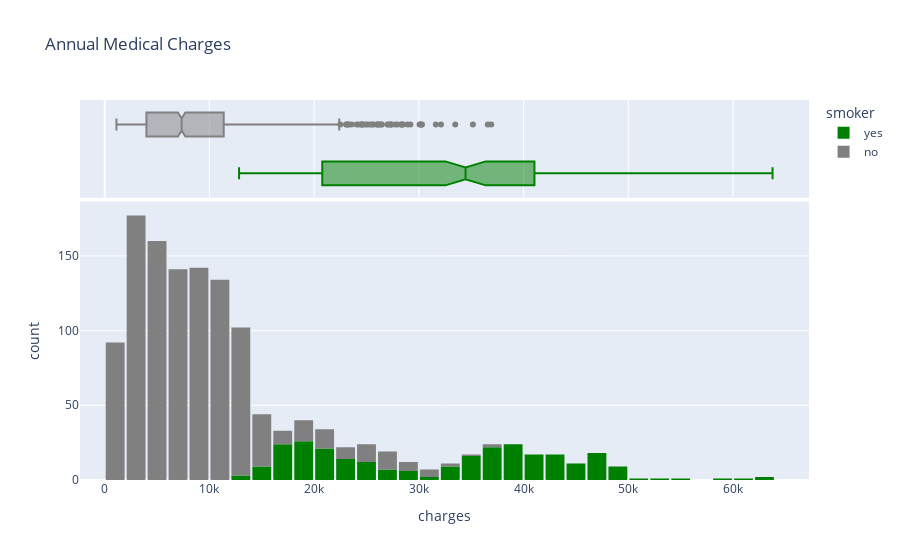

Notebook code cell kept with this figure:
### Markdown cell above
### Charges

Let's visualize the distribution of "charges" i.e. the annual medical charges for customers. This is the column we're trying to predict. Let's also use the categorical column "smoker" to distinguish the charges for smokers and non-smokers.

### Code cell
fig = px.histogram(medical_df, 
                   x='charges', 
                   marginal='box', 
                   color='smoker', 
                   color_discrete_sequence=['green', 'grey'], 
                   title='Annual Medical Charges')
fig.update_layout(bargap=0.1)
fig.show()

### Figure 1 — Plotly figure (JSON) as saved in the notebook; plotly's stock layout.template omitted (floating-point values rounded to 4 significant figures; data arrays with more than 128 entries replaced by an {"elided": "..."} marker saying what was removed)
{"data": [{"alignmentgroup": "True", "bingroup": "x", "hovertemplate": "smoker=yes<br>charges=%{x}<br>count=%{y}<extra></extra>", "legendgroup": "yes", "marker": {"color": "green", "pattern": {"shape": ""}}, "name": "yes", "offsetgroup": "yes", "orientation": "v", "showlegend": true, "type": "histogram", "x": {"elided": "274 float values"}, "xaxis": "x", "yaxis": "y"}, {"alignmentgroup": "True", "hovertemplate": "smoker=yes<br>charges=%{x}<extra></extra>", "legendgroup": "yes", "marker": {"color": "green"}, "name": "yes", "notched": true, "offsetgroup": "yes", "showlegend": false, "type": "box", "x": {"elided": "274 float values"}, "xaxis": "x2", "yaxis": "y2"}, {"alignmentgroup": "True", "bingroup": "x", "hovertemplate": "smoker=no<br>charges=%{x}<br>count=%{y}<extra></extra>", "legendgroup": "no", "marker": {"color": "grey", "pattern": {"shape": ""}}, "name": "no", "offsetgroup": "no", "orientation": "v", "showlegend": true, "type": "histogram", "x": {"elided": "1064 float values"}, "xaxis": "x", "yaxis": "y"}, {"alignmentgroup": "True", "hovertemplate": "smoker=no<br>charges=%{x}<extra></extra>", "legendgroup": "no", "marker": {"color": "grey"}, "name": "no", "notched": true, "offsetgroup": "no", "showlegend": false, "type": "box", "x": {"elided": "1064 float values"}, "xaxis": "x2", "yaxis": "y2"}], "layout": {"bargap": 0.1, "barmode": "relative", "legend": {"title": {"text": "smoker"}, "tracegroupgap": 0}, "title": {"text": "Annual Medical Charges"}, "xaxis": {"anchor": "y", "domain": [0, 1], "title": {"text": "charges"}}, "xaxis2": {"anchor": "y2", "domain": [0, 1], "matches": "x", "showgrid": true, "showticklabels": false}, "yaxis": {"anchor": "x", "domain": [0, 0.7326], "title": {"text": "count"}}, "yaxis2": {"anchor": "x2", "domain": [0.7426, 1], "matches": "y2", "showgrid": false, "showline": false, "showticklabels": false, "ticks": ""}}}
